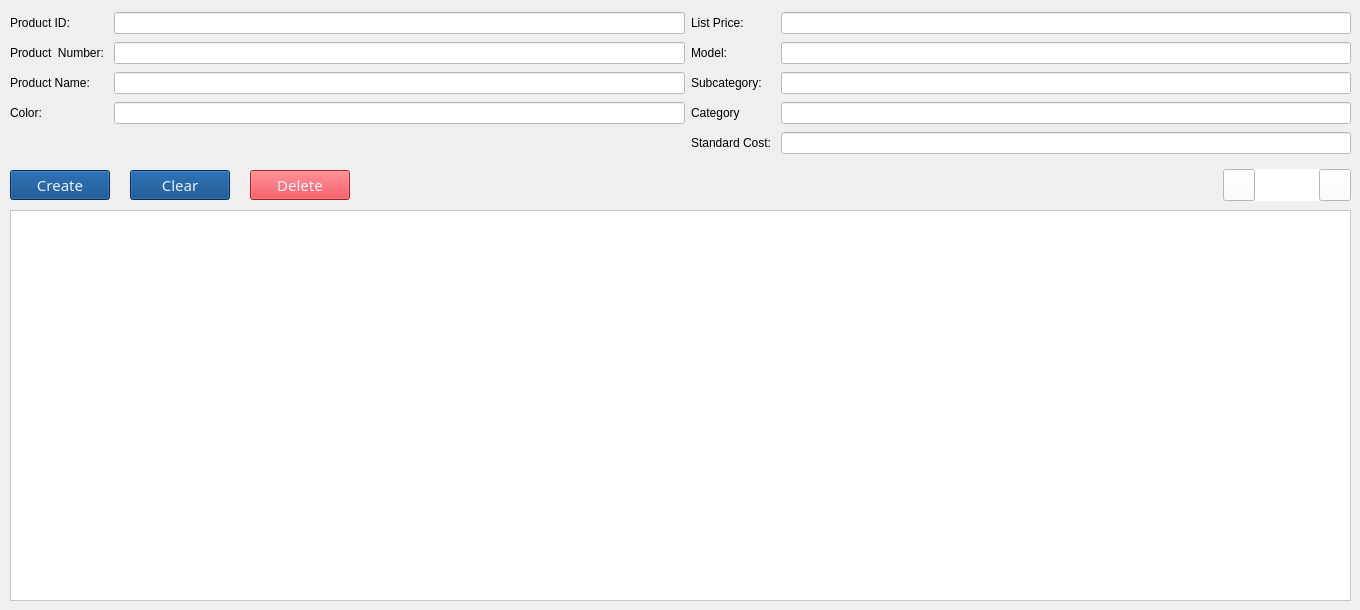
    <widget class="QWidget" name="tab">
     <attribute name="title">
      <string>Products</string>
     </attribute>
     <widget class="QWidget" name="horizontalLayoutWidget_7">
      <property name="geometry">
       <rect>
        <x>10</x>
        <y>160</y>
        <width>1341</width>
        <height>51</height>
       </rect>
      </property>
      <layout class="QHBoxLayout" name="horizontalLayout_10">
       <property name="spacing">
        <number>20</number>
       </property>
       <item>
        <widget class="QPushButton" name="pushButton_product_create">
         <property name="minimumSize">
          <size>
           <width>100</width>
           <height>30</height>
          </size>
         </property>
         <property name="maximumSize">
          <size>
           <width>100</width>
           <height>30</height>
          </size>
         </property>
         <property name="font">
          <font>
           <family>Franklin Gothic Heavy</family>
           <pointsize>11</pointsize>
           <weight>50</weight>
           <italic>false</italic>
           <bold>false</bold>
          </font>
         </property>
         <property name="styleSheet">
          <string notr="true">background-color: rgb(0, 64, 128);
color: rgb(233, 239, 248);
font: 11pt &quot;Franklin Gothic Heavy&quot;;</string>
         </property>
         <property name="text">
          <string>Create</string>
         </property>
        </widget>
       </item>
       <item>
        <widget class="QPushButton" name="pushButton_clear_products">
         <property name="minimumSize">
          <size>
           <width>100</width>
           <height>30</height>
          </size>
         </property>
         <property name="maximumSize">
          <size>
           <width>100</width>
           <height>30</height>
          </size>
         </property>
         <property name="font">
          <font>
           <family>Franklin Gothic Heavy</family>
           <pointsize>11</pointsize>
           <weight>50</weight>
           <italic>false</italic>
           <bold>false</bold>
          </font>
         </property>
         <property name="styleSheet">
          <string notr="true">background-color: rgb(0, 64, 128);
color: rgb(233, 239, 248);
font: 11pt &quot;Franklin Gothic Heavy&quot;;</string>
         </property>
         <property name="text">
          <string>Clear</string>
         </property>
        </widget>
       </item>
       <item>
        <widget class="QPushButton" name="pushButton_delete_product">
         <property name="minimumSize">
          <size>
           <width>100</width>
           <height>30</height>
          </size>
         </property>
         <property name="maximumSize">
          <size>
           <width>100</width>
           <height>30</height>
          </size>
         </property>
         <property name="font">
          <font>
           <family>Franklin Gothic Heavy</family>
           <pointsize>11</pointsize>
           <weight>50</weight>
           <italic>false</italic>
           <bold>false</bold>
          </font>
         </property>
         <property name="styleSheet">
          <string notr="true">background-color: rgb(223, 46, 56);
color: rgb(233, 239, 248);
font: 11pt &quot;Franklin Gothic Heavy&quot;;</string>
         </property>
         <property name="text">
          <string>Delete</string>
         </property>
        </widget>
       </item>
       <item>
        <spacer name="horizontalSpacer_7">
         <property name="orientation">
          <enum>Qt::Horizontal</enum>
         </property>
         <property name="sizeHint" stdset="0">
          <size>
           <width>40</width>
           <height>20</height>
          </size>
         </property>
        </spacer>
       </item>
       <item>
        <widget class="QLabel" name="label_56">
         <property name="minimumSize">
          <size>
           <width>500</width>
           <height>3</height>
          </size>
         </property>
         <property name="maximumSize">
          <size>
           <width>500</width>
           <height>16777215</height>
          </size>
         </property>
         <property name="font">
          <font>
           <italic>true</italic>
          </font>
         </property>
         <property name="styleSheet">
          <string notr="true">color: rgb(223, 46, 56);</string>
         </property>
         <property name="text">
          <string/>
         </property>
         <property name="alignment">
          <set>Qt::AlignCenter</set>
         </property>
        </widget>
       </item>
       <item>
        <spacer name="horizontalSpacer_8">
         <property name="orientation">
          <enum>Qt::Horizontal</enum>
         </property>
         <property name="sizeHint" stdset="0">
          <size>
           <width>40</width>
           <height>20</height>
          </size>
         </property>
        </spacer>
       </item>
       <item>
        <layout class="QHBoxLayout" name="horizontalLayout_11">
         <property name="spacing">
          <number>0</number>
         </property>
         <item>
          <widget class="QPushButton" name="pushButton_product_previous">
           <property name="minimumSize">
            <size>
             <width>32</width>
             <height>32</height>
            </size>
           </property>
           <property name="maximumSize">
            <size>
             <width>32</width>
             <height>32</height>
            </size>
           </property>
           <property name="styleSheet">
            <string notr="true">background-color: rgb(255, 255, 255);</string>
           </property>
           <property name="text">
            <string/>
           </property>
           <property name="icon">
            <iconset>
             <normaloff>../imgs/ic-previous.png</normaloff>../imgs/ic-previous.png</iconset>
           </property>
          </widget>
         </item>
         <item>
          <widget class="QLabel" name="label_page_num_4">
           <property name="minimumSize">
            <size>
             <width>64</width>
             <height>32</height>
            </size>
           </property>
           <property name="maximumSize">
            <size>
             <width>64</width>
             <height>32</height>
            </size>
           </property>
           <property name="styleSheet">
            <string notr="true">background-color: rgb(255, 255, 255);</string>
           </property>
           <property name="text">
            <string/>
           </property>
           <property name="alignment">
            <set>Qt::AlignCenter</set>
           </property>
          </widget>
         </item>
         <item>
          <widget class="QPushButton" name="pushButton_product_next">
           <property name="minimumSize">
            <size>
             <width>32</width>
             <height>32</height>
            </size>
           </property>
           <property name="maximumSize">
            <size>
             <width>32</width>
             <height>32</height>
            </size>
           </property>
           <property name="styleSheet">
            <string notr="true">background-color: rgb(255, 255, 255);</string>
           </property>
           <property name="text">
            <string/>
           </property>
           <property name="icon">
            <iconset>
             <normaloff>../imgs/ic-next.png</normaloff>../imgs/ic-next.png</iconset>
           </property>
          </widget>
         </item>
        </layout>
       </item>
      </layout>
     </widget>
     <widget class="QWidget" name="gridLayoutWidget_7">
      <property name="geometry">
       <rect>
        <x>10</x>
        <y>10</y>
        <width>1341</width>
        <height>151</height>
       </rect>
      </property>
      <layout class="QGridLayout" name="gridLayout_8">
       <item row="1" column="0">
        <widget class="QLabel" name="label_59">
         <property name="text">
          <string>Product  Number: </string>
         </property>
        </widget>
       </item>
       <item row="3" column="0">
        <widget class="QLabel" name="label_62">
         <property name="text">
          <string>Color: </string>
         </property>
        </widget>
       </item>
       <item row="0" column="3">
        <widget class="QLineEdit" name="lineEdit_listprice_product">
         <property name="styleSheet">
          <string notr="true">background-color: rgb(255, 255, 255);</string>
         </property>
        </widget>
       </item>
       <item row="1" column="3">
        <widget class="QLineEdit" name="lineEdit_model_product">
         <property name="styleSheet">
          <string notr="true">background-color: rgb(255, 255, 255);</string>
         </property>
        </widget>
       </item>
       <item row="0" column="0">
        <widget class="QLabel" name="label_57">
         <property name="text">
          <string>Product ID:</string>
         </property>
        </widget>
       </item>
       <item row="2" column="0">
        <widget class="QLabel" name="label_61">
         <property name="text">
          <string>Product Name:</string>
         </property>
        </widget>
       </item>
       <item row="1" column="1">
        <widget class="QLineEdit" name="lineEdit_productnumber_product">
         <property name="styleSheet">
          <string notr="true">background-color: rgb(255, 255, 255);</string>
         </property>
        </widget>
       </item>
       <item row="0" column="1">
        <widget class="QLineEdit" name="lineEdit_productidd_product">
         <property name="styleSheet">
          <string notr="true">background-color: rgb(255, 255, 255);</string>
         </property>
        </widget>
       </item>
       <item row="3" column="1">
        <widget class="QLineEdit" name="lineEdit_color_product">
         <property name="styleSheet">
          <string notr="true">background-color: rgb(255, 255, 255);</string>
         </property>
        </widget>
       </item>
       <item row="2" column="3">
        <widget class="QLineEdit" name="lineEdit_subcategory_product">
         <property name="styleSheet">
          <string notr="true">background-color: rgb(255, 255, 255);</string>
         </property>
        </widget>
       </item>
       <item row="3" column="3">
        <widget class="QLineEdit" name="lineEdit_category_products">
         <property name="styleSheet">
          <string notr="true">background-color: rgb(255, 255, 255);</string>
         </property>
        </widget>
       </item>
       <item row="2" column="1">
        <widget class="QLineEdit" name="lineEdit_productname_product">
         <property name="styleSheet">
          <string notr="true">background-color: rgb(255, 255, 255);</string>
         </property>
        </widget>
       </item>
       <item row="4" column="2">
        <widget class="QLabel" name="label_58">
         <property name="text">
          <string>Standard Cost: </string>
         </property>
        </widget>
       </item>
       <item row="2" column="2">
        <widget class="QLabel" name="label_64">
         <property name="text">
          <string>Subcategory: </string>
         </property>
        </widget>
       </item>
       <item row="0" column="2">
        <widget class="QLabel" name="label_60">
         <property name="text">
          <string>List Price:</string>
         </property>
        </widget>
       </item>
       <item row="3" column="2">
        <widget class="QLabel" name="label_65">
         <property name="text">
          <string>Category</string>
         </property>
        </widget>
       </item>
       <item row="1" column="2">
        <widget class="QLabel" name="label_63">
         <property name="text">
          <string>Model:</string>
         </property>
        </widget>
       </item>
       <item row="4" column="3">
        <widget class="QLineEdit" name="lineEdit_standardcot_product">
         <property name="styleSheet">
          <string notr="true">background-color: rgb(255, 255, 255);</string>
         </property>
        </widget>
       </item>
      </layout>
     </widget>
     <widget class="QTableWidget" name="tableWidget_products">
      <property name="geometry">
       <rect>
        <x>10</x>
        <y>210</y>
        <width>1341</width>
        <height>391</height>
       </rect>
      </property>
      <property name="styleSheet">
       <string notr="true">background-color: rgb(255, 255, 255);</string>
      </property>
     </widget>
    </widget>
